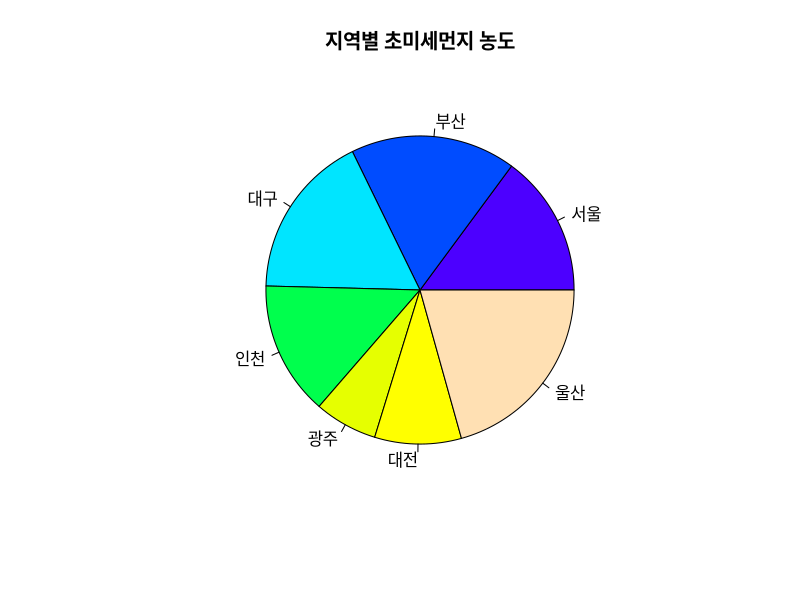
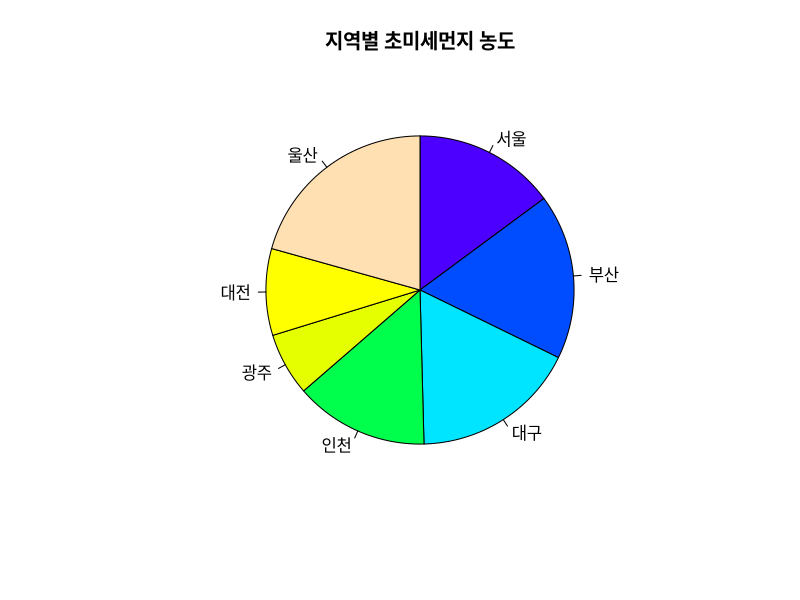
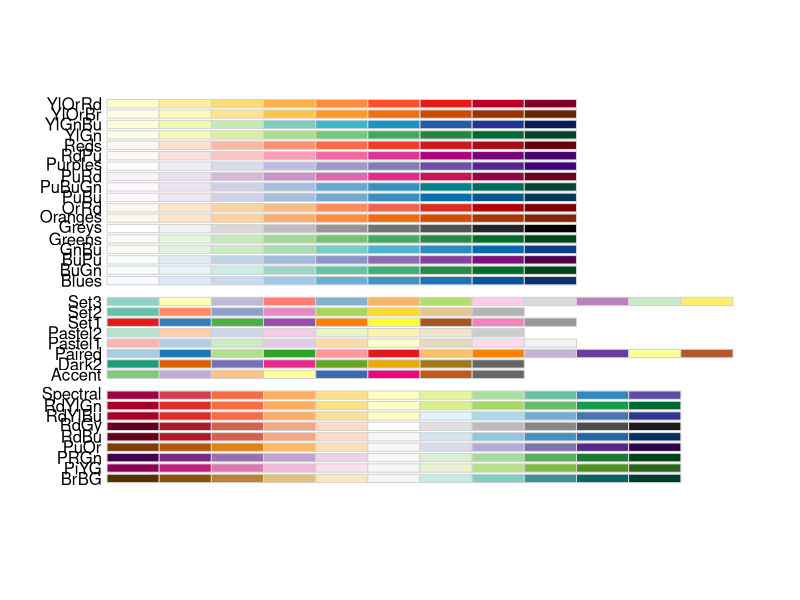
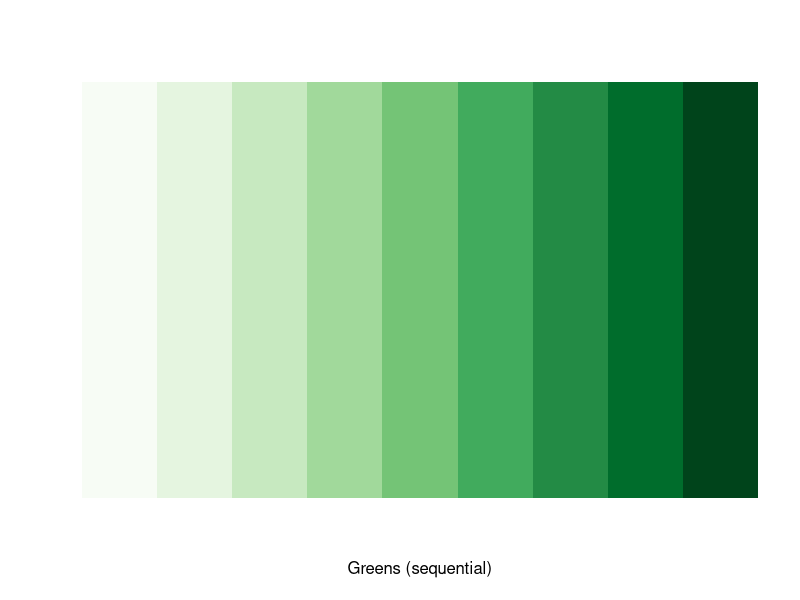
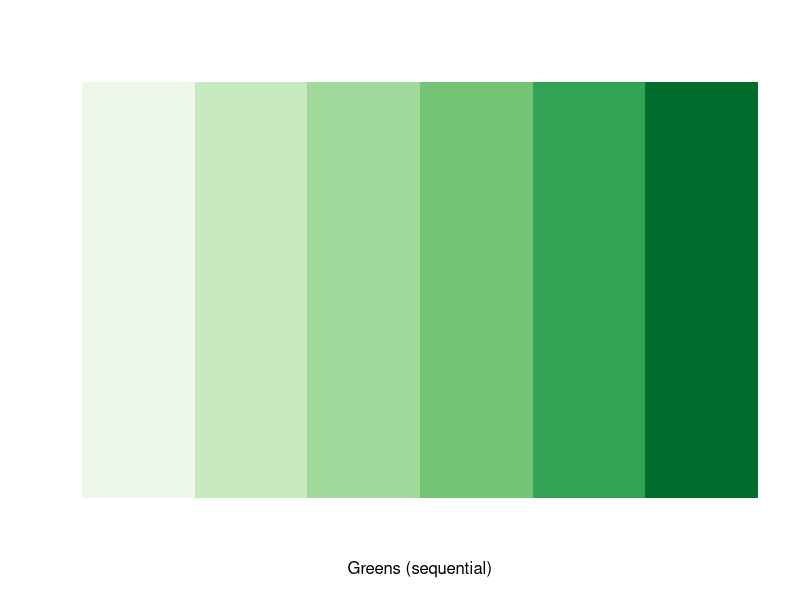
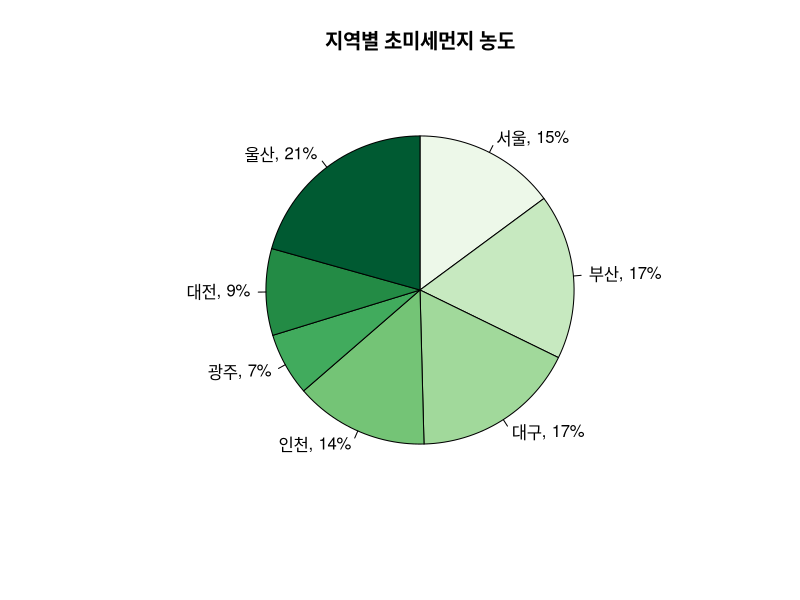
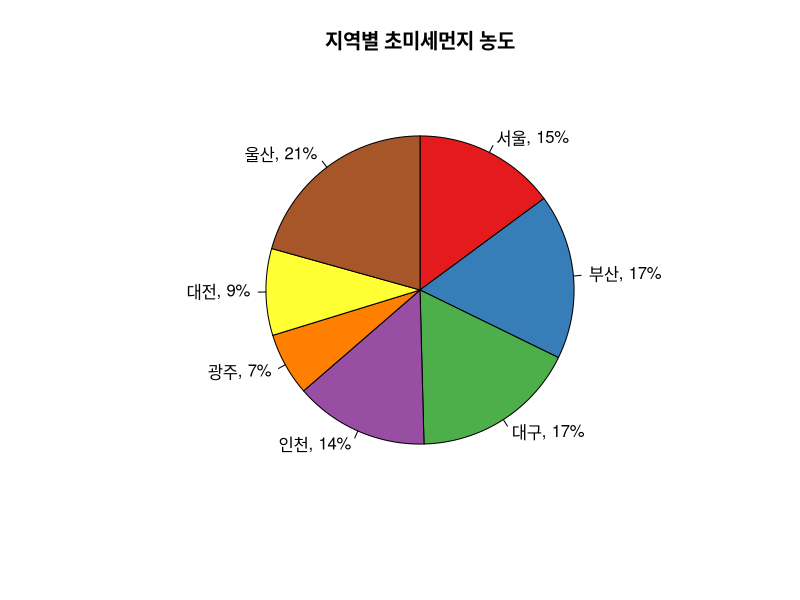

The R script that drew these images, in order:
# 파이 차트  
city <- c("서울", "부산", "대구", "인천", "광주", "대전", "울산")
pm25 <- c(18, 21, 21, 17, 8, 11, 25)
#colors <- c("red", "orange", "yellow", "green", "lightblue", "blue", "violet")
#colors <- c("red", "orange", "yellow", "green", "lightblue", "cyan", "lavender")
#colors <- rainbow(7)
colors <- topo.colors(7)

pie(pm25, 
    labels = city, 
    col = colors, 
    main = "지역별 초미세먼지 농도")  # default : 반시계 방향

pie(pm25, 
    labels = city, 
    col = colors, 
    main = "지역별 초미세먼지 농도",
    init.angle = 90, clockwise = T)

# 사용 가능한 색 찾기
colors()

# 팔레트
install.packages("RColorBrewer")
library(RColorBrewer)
display.brewer.all()

display.brewer.pal(9, name = 'Greens')

display.brewer.pal(6, name = 'Greens')

# 라벨 변경과 팔레트 사용
# install.packages("RColorBrewer")
# library(RColorBrewer)

greens <- brewer.pal(7, 'Greens')
set1 <- brewer.pal(7, "Set1")

# 미세먼지 농도를 백분율로 표현
# round(x, 2) : x 값을 소수 2자리까지 반올림하여 표시
pct <- round(pm25 / sum(pm25) * 100, 0)

# 지역명, 백분율, '%' 기호를 순서대로 공백 없이 붙임
city_label <- paste(city, ", ", pct, "%", sep="")

pie(pm25, 
    labels = city_label, 
    col = greens, 
    main = "지역별 초미세먼지 농도",
    init.angle = 90, clockwise = T)

pie(pm25, 
    labels = city_label, 
    col = set1, 
    main = "지역별 초미세먼지 농도", 
    init.angle = 90, clockwise = T)
